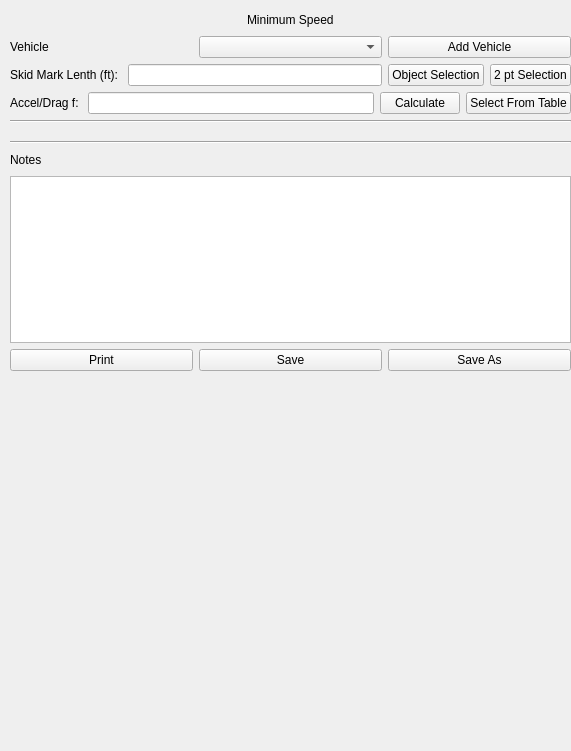
<?xml version="1.0" encoding="UTF-8"?>
<ui version="4.0">
 <class>minimumSpeed_UI</class>
 <widget class="QWidget" name="minimumSpeed_UI">
  <property name="enabled">
   <bool>true</bool>
  </property>
  <property name="geometry">
   <rect>
    <x>0</x>
    <y>0</y>
    <width>571</width>
    <height>751</height>
   </rect>
  </property>
  <property name="windowTitle">
   <string>Form</string>
  </property>
  <widget class="QWidget" name="verticalLayoutWidget">
   <property name="geometry">
    <rect>
     <x>10</x>
     <y>10</y>
     <width>561</width>
     <height>361</height>
    </rect>
   </property>
   <layout class="QVBoxLayout" name="verticalLayout">
    <item>
     <layout class="QHBoxLayout" name="horizontalLayout">
      <item>
       <spacer name="horizontalSpacer">
        <property name="orientation">
         <enum>Qt::Horizontal</enum>
        </property>
        <property name="sizeHint" stdset="0">
         <size>
          <width>40</width>
          <height>20</height>
         </size>
        </property>
       </spacer>
      </item>
      <item>
       <widget class="QLabel" name="MinimumSpeedTitle">
        <property name="text">
         <string>Minimum Speed</string>
        </property>
       </widget>
      </item>
      <item>
       <spacer name="horizontalSpacer_2">
        <property name="orientation">
         <enum>Qt::Horizontal</enum>
        </property>
        <property name="sizeHint" stdset="0">
         <size>
          <width>40</width>
          <height>20</height>
         </size>
        </property>
       </spacer>
      </item>
     </layout>
    </item>
    <item>
     <layout class="QHBoxLayout" name="horizontalLayout_2">
      <item>
       <widget class="QLabel" name="Vehicle">
        <property name="text">
         <string>Vehicle</string>
        </property>
       </widget>
      </item>
      <item>
       <widget class="QComboBox" name="VehicleComboBox"/>
      </item>
      <item>
       <widget class="QPushButton" name="AddVehicleButton">
        <property name="text">
         <string>Add Vehicle</string>
        </property>
       </widget>
      </item>
     </layout>
    </item>
    <item>
     <layout class="QHBoxLayout" name="horizontalLayout_3">
      <item>
       <widget class="QLabel" name="SkidMarkLength">
        <property name="text">
         <string>Skid Mark Lenth (ft): </string>
        </property>
       </widget>
      </item>
      <item>
       <widget class="QLineEdit" name="SkidMarkLengthLineEdit"/>
      </item>
      <item>
       <widget class="QPushButton" name="ObjectSelectionButton">
        <property name="text">
         <string>Object Selection</string>
        </property>
       </widget>
      </item>
      <item>
       <widget class="QPushButton" name="TwoPtSelectionButton">
        <property name="text">
         <string>2 pt Selection</string>
        </property>
       </widget>
      </item>
     </layout>
    </item>
    <item>
     <layout class="QHBoxLayout" name="horizontalLayout_4">
      <item>
       <widget class="QLabel" name="AccelDragF">
        <property name="text">
         <string>Accel/Drag f: </string>
        </property>
       </widget>
      </item>
      <item>
       <widget class="QLineEdit" name="AccelDragFLineEdit"/>
      </item>
      <item>
       <widget class="QPushButton" name="CalculateButton">
        <property name="text">
         <string>Calculate</string>
        </property>
       </widget>
      </item>
      <item>
       <widget class="QPushButton" name="SelectFromTableButton">
        <property name="text">
         <string>Select From Table</string>
        </property>
       </widget>
      </item>
     </layout>
    </item>
    <item>
     <widget class="Line" name="line">
      <property name="orientation">
       <enum>Qt::Horizontal</enum>
      </property>
     </widget>
    </item>
    <item>
     <widget class="QWidget" name="CalculationsWidget" native="true"/>
    </item>
    <item>
     <widget class="QWidget" name="AccelDragFWidget" native="true"/>
    </item>
    <item>
     <widget class="Line" name="line_2">
      <property name="orientation">
       <enum>Qt::Horizontal</enum>
      </property>
     </widget>
    </item>
    <item>
     <layout class="QHBoxLayout" name="horizontalLayout_6">
      <item>
       <widget class="QLabel" name="Notes">
        <property name="text">
         <string>Notes</string>
        </property>
       </widget>
      </item>
      <item>
       <spacer name="horizontalSpacer_3">
        <property name="orientation">
         <enum>Qt::Horizontal</enum>
        </property>
        <property name="sizeHint" stdset="0">
         <size>
          <width>40</width>
          <height>20</height>
         </size>
        </property>
       </spacer>
      </item>
     </layout>
    </item>
    <item>
     <widget class="QPlainTextEdit" name="NotesPlainTextEdit">
      <property name="plainText">
       <string/>
      </property>
     </widget>
    </item>
    <item>
     <layout class="QHBoxLayout" name="horizontalLayout_5">
      <item>
       <widget class="QPushButton" name="PrintButton">
        <property name="text">
         <string>Print</string>
        </property>
       </widget>
      </item>
      <item>
       <widget class="QPushButton" name="SaveButton">
        <property name="text">
         <string>Save</string>
        </property>
       </widget>
      </item>
      <item>
       <widget class="QPushButton" name="SaveAsButton">
        <property name="text">
         <string>Save As</string>
        </property>
       </widget>
      </item>
     </layout>
    </item>
   </layout>
  </widget>
 </widget>
 <resources/>
 <connections/>
</ui>
